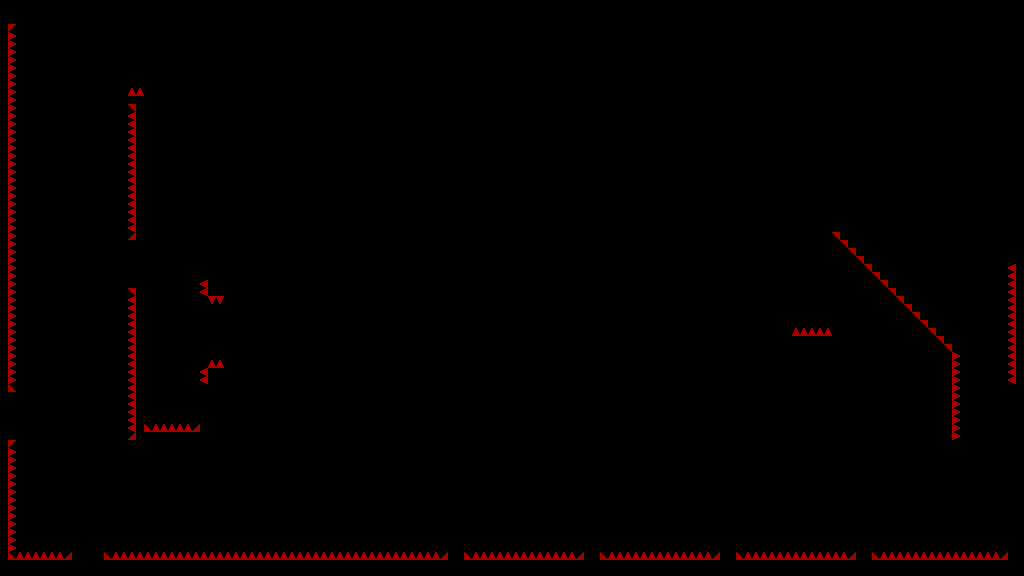

Tiled map render using the project's own tile images. Description and the map definition, with tile-layer contents summarised, below:
An orthogonal 128x72 tile map with 8x8 px tiles, 1 tile layer (T_Spikes) and 85 objects.

<map version="1.4" tiledversion="1.4.3" orientation="orthogonal" renderorder="right-down" width="128" height="72" tilewidth="8" tileheight="8" infinite="0" nextlayerid="7" nextobjectid="401">
 <tileset firstgid="1" source="../../../Sprites/Tiles/DEV/flat/T_spr_nv_flat_0.tsx" />
 <layer id="1" name="T_Spikes" width="128" height="72">
  <data>[9216 cells, 272 non-empty, 2 distinct tile ids]</data>
 </layer>
 <objectgroup id="2" name="C_Solid">
  <object id="262" x="1016" y="0" width="8" height="576" />
  <object id="271" x="0" y="560" width="1008" height="16" />
  <object id="273" x="856" y="544" width="16" height="16" />
  <object id="276" x="720" y="544" width="16" height="16" />
  <object id="284" x="72" y="544" width="32" height="16" />
  <object id="286" x="584" y="544" width="16" height="16" />
  <object id="288" x="448" y="544" width="16" height="16" />
  <object id="291" x="1008" y="384" width="8" height="192" />
  <object id="301" x="144" y="432" width="808" height="16" />
  <object id="302" x="224" y="360" width="728" height="72" />
  <object id="308" x="952" y="440" width="8" height="8" />
  <object id="310" x="1008" y="0" width="8" height="264" />
  <object id="311" x="16" y="392" width="32" height="16" />
  <object id="312" x="96" y="240" width="32" height="16" />
  <object id="313" x="16" y="408">
   <polygon points="0,0 32,0 0,32" />
  </object>
  <object id="314" x="96" y="256">
   <polygon points="0,0 32,0 32,32" />
  </object>
  <object id="315" x="136" y="96" width="8" height="352" />
  <object id="316" x="0" y="0" width="8" height="560" />
  <object id="318" x="128" y="440" width="8" height="8" />
  <object id="319" x="8" y="392" width="8" height="48" />
  <object id="320" x="8" y="0" width="752" height="16" />
  <object id="321" x="128" y="240" width="8" height="48" />
  <object id="322" x="128" y="96" width="8" height="8" />
  <object id="323" x="8" y="16" width="8" height="8" />
  <object id="333" x="776" y="352" width="176" height="8" />
  <object id="337" x="776" y="48">
   <polygon points="0,0 120,120 0,120" />
  </object>
  <object id="342" x="224" y="16" width="536" height="288" />
  <object id="343" x="776" y="24">
   <polygon points="0,0 120,120 120,0" />
  </object>
  <object id="344" x="760" y="0" width="248" height="24" />
  <object id="346" x="760" y="24">
   <polygon points="0,0 16,0 0,16" />
  </object>
  <object id="347" x="896" y="24" width="112" height="120" />
  <object id="349" x="896" y="144">
   <polygon points="0,0 24,24 24,0" />
  </object>
  <object id="350" x="920" y="144" width="88" height="24" />
  <object id="354" x="400" y="304" width="224" height="56" />
  <object id="364" x="192" y="16">
   <polygon points="0,0 8,8 8,0" />
  </object>
  <object id="382" x="16" y="16">
   <polygon points="0,0 8,0 0,8" />
  </object>
  <object id="383" x="1000" y="168">
   <polygon points="0,0 8,0 8,8" />
  </object>
  <object id="388" x="208" y="368" width="16" height="64" />
  <object id="389" x="208" y="16" width="16" height="280" />
  <object id="392" x="200" y="384" width="8" height="48" />
  <object id="393" x="200" y="16" width="8" height="264" />
  <object id="399" x="808" y="360">
   <polygon points="0,0 144,0 0,-144" />
  </object>
  <object id="400" x="776" y="336" width="56" height="16" />
 </objectgroup>
 <objectgroup id="6" name="C_Spikes">
  <object id="365" x="8" y="24" width="6" height="368" />
  <object id="366" x="8" y="440" width="8" height="112" />
  <object id="367" x="128" y="288" width="8" height="152" />
  <object id="368" x="130" y="112" width="6" height="128" />
  <object id="369" x="8" y="552" width="64" height="8" />
  <object id="370" x="104" y="552" width="344" height="8" />
  <object id="371" x="144" y="424" width="56" height="8" />
  <object id="372" x="130" y="90" width="12" height="6" />
  <object id="373" x="464" y="552" width="120" height="8" />
  <object id="374" x="600" y="552" width="120" height="8" />
  <object id="375" x="736" y="552" width="120" height="8" />
  <object id="376" x="872" y="552" width="136" height="8" />
  <object id="377" x="1010" y="264" width="6" height="120" />
  <object id="378" x="952" y="352" width="8" height="88" />
  <object id="379" x="128" y="104" width="8" height="8" />
  <object id="381" x="778" y="328" width="54" height="8" />
  <object id="394" x="202" y="280" width="6" height="16" />
  <object id="395" x="202" y="368" width="6" height="16" />
  <object id="396" x="208" y="362" width="16" height="6" />
  <object id="397" x="208" y="296" width="16" height="6" />
 </objectgroup>
 <objectgroup id="5" name="DEV" visible="0">
  <object id="185" x="752" y="88">
   <polygon points="0,0 24,24 0,24" />
  </object>
  <object id="186" x="824" y="120">
   <polygon points="0,0 24,-24 24,0" />
  </object>
  <object id="187" x="856" y="112">
   <polygon points="0,0 48,0 0,48" />
  </object>
  <object id="188" x="848" y="48">
   <polygon points="0,0 0,48 -48,0" />
  </object>
  <object id="189" x="872" y="184">
   <polygon points="0,0 32,-32 32,0" />
  </object>
  <object id="190" x="712" y="96">
   <polygon points="0,0 24,-24 24,0" />
  </object>
  <object id="191" x="768" y="48">
   <polygon points="0,0 24,24 0,24" />
  </object>
  <object id="192" x="656" y="48">
   <polygon points="0,0 24,24 0,24" />
  </object>
  <object id="193" x="880" y="64">
   <polygon points="0,0 0,24 -24,0" />
  </object>
  <object id="194" x="696" y="48">
   <polygon points="0,0 24,0 0,24" />
  </object>
  <object id="195" x="800" y="112">
   <polygon points="0,0 8,8 0,8" />
  </object>
  <object id="196" x="832" y="144">
   <polygon points="0,0 8,0 0,8" />
  </object>
  <object id="197" x="736" y="48">
   <polygon points="0,0 8,0 0,8" />
  </object>
 </objectgroup>
 <objectgroup id="3" name="C_Balls">
  <object id="270" x="648" y="344" width="8" height="8" />
 </objectgroup>
 <objectgroup id="4" name="C_Orbs">
  <object id="355" x="798" y="58" width="8" height="8" />
  <object id="356" x="814" y="74" width="8" height="8" />
  <object id="357" x="830" y="90" width="8" height="8" />
  <object id="358" x="846" y="106" width="8" height="8" />
  <object id="359" x="862" y="122" width="8" height="8" />
  <object id="360" x="878" y="138" width="8" height="8" />
  <object id="361" x="782" y="42" width="8" height="8" />
  <object id="362" x="894" y="154" width="8" height="8" />
 </objectgroup>
</map>
